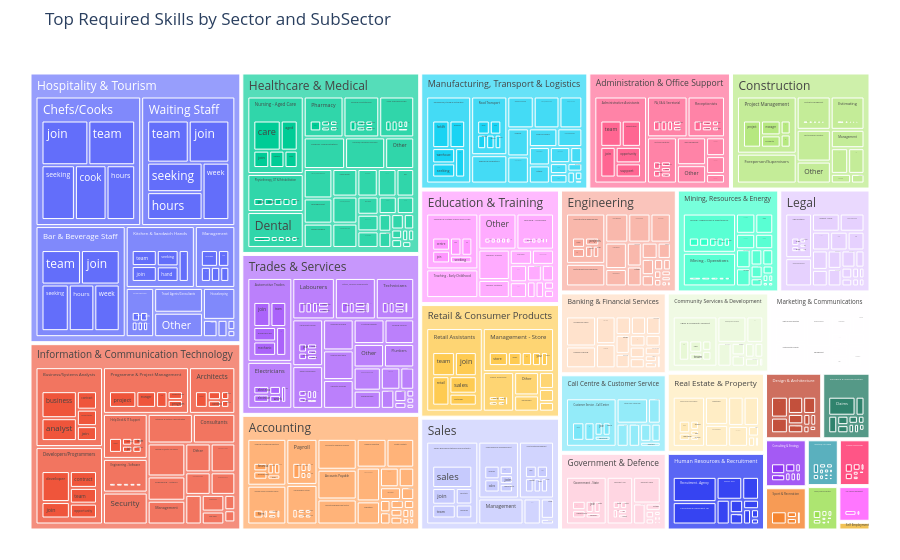

Source (notebook cell):
### Code cell
stopwords = set(['and','or','with','to','of','the','in','for','on','a','an'])

records = []
grouped = df[['Classification', 'SubClassification', 'Requirement']].dropna().groupby(['Classification','SubClassification'])

for (sector, subsector), group in grouped:
    words = [
        w.strip('.,;()[]')
        for txt in group['Requirement'].str.lower()
        for w in txt.split()
        if w not in stopwords and len(w)>3
    ]
    word_counts = Counter(words)
    for word, count in word_counts.most_common(5):
        records.append({
            'Sector': sector,
            'SubSector': subsector,
            'Skill': word,
            'Count': count
        })

skill_df = pd.DataFrame(records)

fig = px.treemap(
    skill_df,
    path=['Sector','SubSector','Skill'],
    values='Count',
    title='Top Required Skills by Sector and SubSector'
)
fig.update_layout(margin=dict(t=50,l=25,r=25,b=25))
fig.show()

### Figure 1 — Plotly figure (JSON) as saved in the notebook; plotly's stock layout.template omitted (floating-point values rounded to 4 significant figures; data arrays with more than 128 entries replaced by an {"elided": "..."} marker saying what was removed)
{"data": [{"branchvalues": "total", "domain": {"x": [0, 1], "y": [0, 1]}, "hovertemplate": "labels=%{label}<br>Count=%{value}<br>parent=%{parent}<br>id=%{id}<extra></extra>", "ids": {"elided": "2406 str values"}, "labels": {"elided": "2406 str values"}, "name": "", "parents": {"elided": "2406 str values"}, "type": "treemap", "values": {"elided": "2406 float values"}}], "layout": {"legend": {"tracegroupgap": 0}, "margin": {"b": 25, "l": 25, "r": 25, "t": 50}, "title": {"text": "Top Required Skills by Sector and SubSector"}}}
